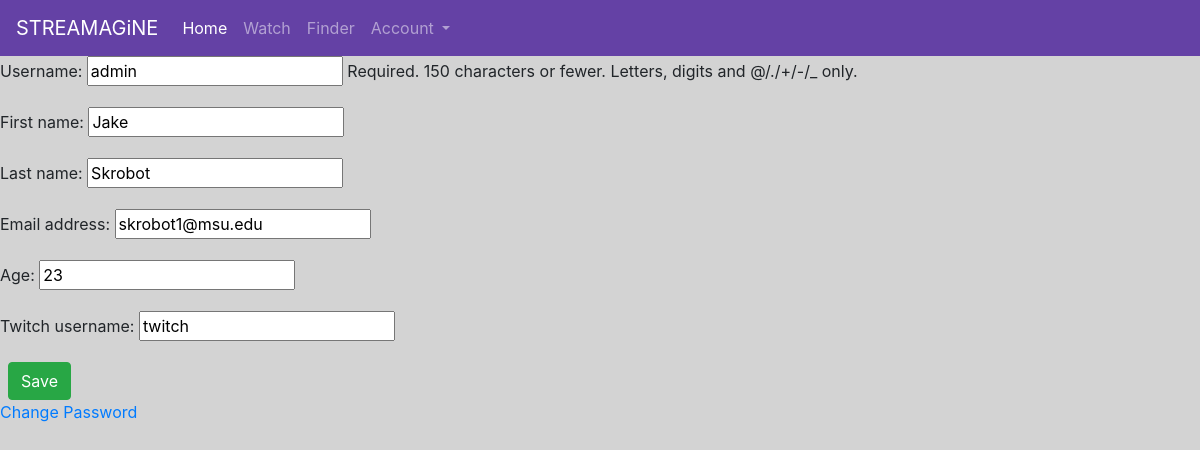
/accounts/1/edit/, run on an earlier commit of the app's database.
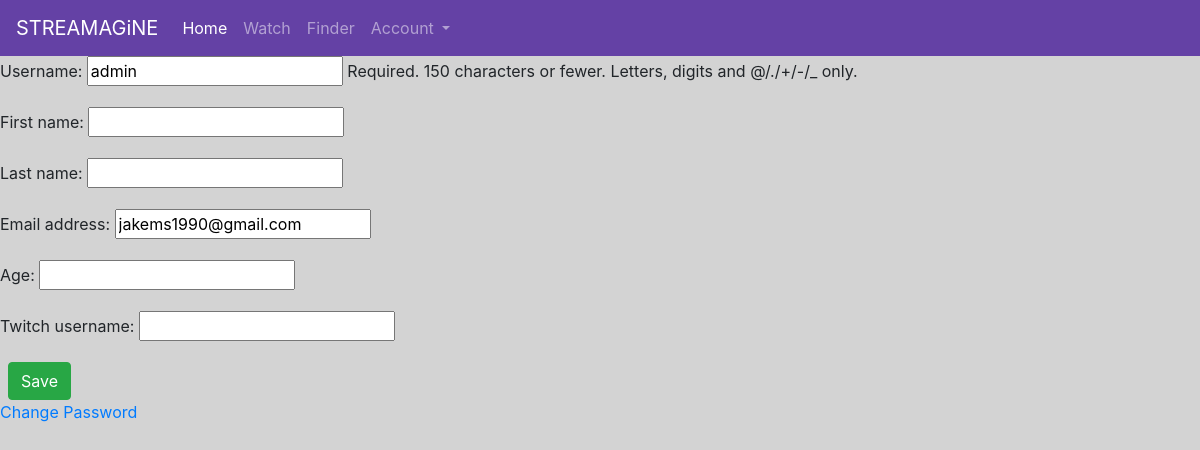
And on a later commit of the database.
### accounts/models.py (models this page shows, shortened)
class CustomUser(AbstractUser):
    age = models.PositiveIntegerField(null=True, blank=True)
    twitch_username = models.CharField(max_length=128,)

### accounts/views.py (the view)
# urls.py: path('<int:pk>/edit/', AccountsEditView.as_view(template_name='account_edit.html'), name='edit_account')
class AccountsEditView(UpdateView):
    model = CustomUser
    template_name = 'account_edit.html'
    fields = ['username', 'first_name', 'last_name', 'email', 'age', 'twitch_username']

### templates/account_edit.html (shortened to what this page needs)
{% extends 'base.html' %}
{% block body %}
    <form method="POST">
        {{ form.as_p }}
        <button class="btn btn-success ml-2" type="submit">Save</button>
    </form>
    <a href="/accounts/password_change/">Change Password</a>
{% endblock body %}

What changed in the data, as far as the page shows it:
changed CustomUser "admin": first_name "Jake" → (not shown); last_name "Skrobot" → (not shown); email "skrobot1@msu.edu" → "jakems1990@gmail.com"; age "23" → (not shown); twitch_username "twitch" → (not shown)
